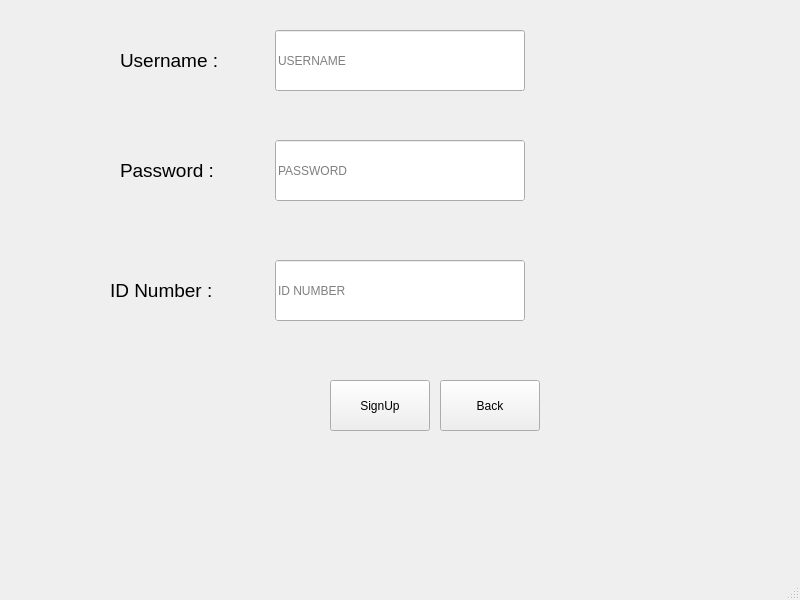
<?xml version="1.0" encoding="UTF-8"?>
<ui version="4.0">
 <class>MainWindow</class>
 <widget class="QMainWindow" name="MainWindow">
  <property name="geometry">
   <rect>
    <x>0</x>
    <y>0</y>
    <width>800</width>
    <height>600</height>
   </rect>
  </property>
  <property name="windowTitle">
   <string>MainWindow</string>
  </property>
  <widget class="QWidget" name="centralwidget">
   <widget class="QLineEdit" name="Password">
    <property name="geometry">
     <rect>
      <x>275</x>
      <y>140</y>
      <width>250</width>
      <height>61</height>
     </rect>
    </property>
    <property name="autoFillBackground">
     <bool>true</bool>
    </property>
    <property name="echoMode">
     <enum>QLineEdit::Password</enum>
    </property>
    <property name="placeholderText">
     <string>PASSWORD</string>
    </property>
   </widget>
   <widget class="QLineEdit" name="Useraame">
    <property name="geometry">
     <rect>
      <x>275</x>
      <y>30</y>
      <width>250</width>
      <height>61</height>
     </rect>
    </property>
    <property name="inputMask">
     <string/>
    </property>
    <property name="text">
     <string/>
    </property>
    <property name="placeholderText">
     <string>USERNAME</string>
    </property>
    <property name="cursorMoveStyle">
     <enum>Qt::VisualMoveStyle</enum>
    </property>
   </widget>
   <widget class="QPushButton" name="SignUp">
    <property name="geometry">
     <rect>
      <x>330</x>
      <y>380</y>
      <width>100</width>
      <height>51</height>
     </rect>
    </property>
    <property name="text">
     <string>SignUp</string>
    </property>
    <property name="default">
     <bool>false</bool>
    </property>
   </widget>
   <widget class="QLabel" name="password_label">
    <property name="geometry">
     <rect>
      <x>120</x>
      <y>150</y>
      <width>131</width>
      <height>41</height>
     </rect>
    </property>
    <property name="text">
     <string>&lt;html&gt;&lt;head/&gt;&lt;body&gt;&lt;p&gt;&lt;span style=&quot; font-size:14pt;&quot;&gt;Password :&lt;/span&gt;&lt;/p&gt;&lt;/body&gt;&lt;/html&gt;</string>
    </property>
   </widget>
   <widget class="QLabel" name="user_label">
    <property name="geometry">
     <rect>
      <x>120</x>
      <y>40</y>
      <width>121</width>
      <height>41</height>
     </rect>
    </property>
    <property name="text">
     <string>&lt;html&gt;&lt;head/&gt;&lt;body&gt;&lt;p&gt;&lt;span style=&quot; font-size:14pt;&quot;&gt;Username :&lt;/span&gt;&lt;/p&gt;&lt;/body&gt;&lt;/html&gt;</string>
    </property>
   </widget>
   <widget class="QLabel" name="password_label_2">
    <property name="geometry">
     <rect>
      <x>110</x>
      <y>270</y>
      <width>131</width>
      <height>41</height>
     </rect>
    </property>
    <property name="text">
     <string>&lt;html&gt;&lt;head/&gt;&lt;body&gt;&lt;p&gt;&lt;span style=&quot; font-size:14pt;&quot;&gt;ID Number :&lt;/span&gt;&lt;/p&gt;&lt;/body&gt;&lt;/html&gt;</string>
    </property>
   </widget>
   <widget class="QLineEdit" name="ID_Number">
    <property name="geometry">
     <rect>
      <x>275</x>
      <y>260</y>
      <width>250</width>
      <height>61</height>
     </rect>
    </property>
    <property name="autoFillBackground">
     <bool>true</bool>
    </property>
    <property name="echoMode">
     <enum>QLineEdit::Password</enum>
    </property>
    <property name="placeholderText">
     <string>ID NUMBER</string>
    </property>
   </widget>
   <widget class="QPushButton" name="back">
    <property name="geometry">
     <rect>
      <x>440</x>
      <y>380</y>
      <width>100</width>
      <height>51</height>
     </rect>
    </property>
    <property name="text">
     <string>Back</string>
    </property>
    <property name="default">
     <bool>false</bool>
    </property>
   </widget>
  </widget>
  <widget class="QMenuBar" name="menubar">
   <property name="geometry">
    <rect>
     <x>0</x>
     <y>0</y>
     <width>800</width>
     <height>26</height>
    </rect>
   </property>
  </widget>
  <widget class="QStatusBar" name="statusbar"/>
 </widget>
 <resources/>
 <connections>
  <connection>
   <sender>SignUp</sender>
   <signal>clicked()</signal>
   <receiver>MainWindow</receiver>
   <slot>deleteLater()</slot>
   <hints>
    <hint type="sourcelabel">
     <x>399</x>
     <y>281</y>
    </hint>
    <hint type="destinationlabel">
     <x>399</x>
     <y>299</y>
    </hint>
   </hints>
  </connection>
  <connection>
   <sender>back</sender>
   <signal>clicked()</signal>
   <receiver>MainWindow</receiver>
   <slot>deleteLater()</slot>
   <hints>
    <hint type="sourcelabel">
     <x>489</x>
     <y>431</y>
    </hint>
    <hint type="destinationlabel">
     <x>399</x>
     <y>299</y>
    </hint>
   </hints>
  </connection>
 </connections>
</ui>
